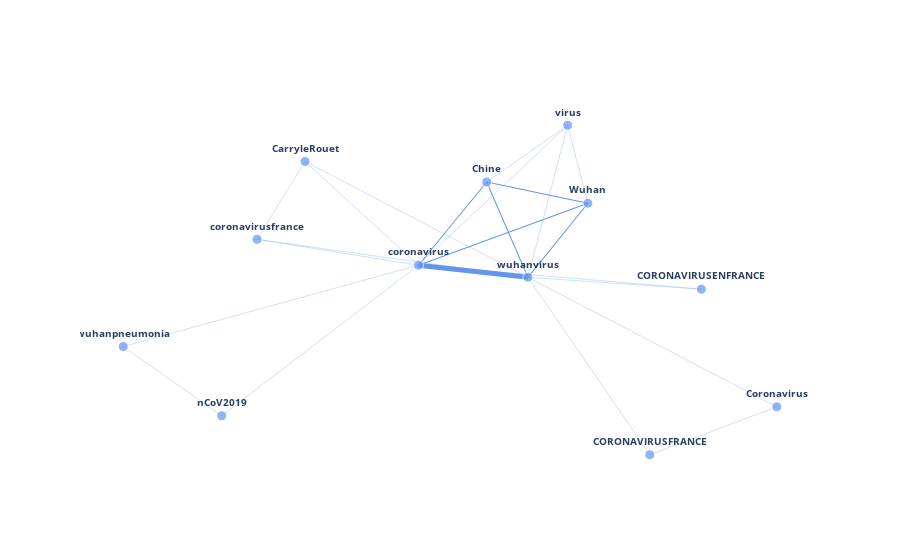

This figure's notebook cell:
### Code cell
import psutil
import numpy as np
import pandas as pd
import re 
import plotly.offline as py
import plotly.graph_objects as go
import networkx as nx
import time
import plotly.io as pio

print('start', time.ctime())
network = nx.Graph()

df = pd.read_csv('filtered_jan.csv', sep=",")
total_row = df.shape[0]

# load edges and nodes
for i in range(total_row):
    subset = df.iloc[i]['hashtags']
    tokens = str(subset).split(' ')
    for j in range(len(tokens)):
        for k in range(j+1, len(tokens)):
            if network.has_edge(tokens[j], tokens[k]):
                network[tokens[j]][tokens[k]]['weight'] += 1
            else:
                network.add_edge(tokens[j], tokens[k])
                network[tokens[j]][tokens[k]]['weight'] = 1

nx.set_node_attributes(network, 2, 'size')

                
pos_ = nx.spring_layout(network)
def make_edge(x, y, text, width):
    return  go.Scatter(x         = x,
                       y         = y,
                       line      = dict(width = width,
                                   color = 'cornflowerblue'),
                       hoverinfo = 'text',
                       text      = ([text]),
                       mode      = 'lines')
edge_trace = []
for edge in network.edges():
    if 'weight' in network.edges()[edge]:
        tag_1 = edge[0]
        tag_2 = edge[1]
        x0, y0 = pos_[tag_1]
        x1, y1 = pos_[tag_2]
        text   = tag_1 + '--' + tag_2 + ': ' + str(network.edges()[edge]['weight'])
        trace  = make_edge([x0, x1, None], [y0, y1, None], text, 
                           width = 0.3*network.edges()[edge]['weight']**1.75)
    edge_trace.append(trace)
node_trace = go.Scatter(x         = [],
                        y         = [],
                        text      = [],
                        textposition = "top center",
                        textfont_size = 10,
                        mode      = 'markers+text',
                        hoverinfo = 'none',
                        marker    = dict(color = [],
                                         size  = [],
                                         line  = None))
# For each node in midsummer, get the position and size and add to the node_trace
for node in network.nodes():
    x, y = pos_[node]
    node_trace['x'] += tuple([x])
    node_trace['y'] += tuple([y])
    node_trace['marker']['color'] += tuple(['cornflowerblue'])
    node_trace['marker']['size'] += tuple([5*network.nodes()[node]['size']])
    node_trace['text'] += tuple(['<b>' + node + '</b>'])
    
# Customize layout
layout = go.Layout(
    paper_bgcolor='rgba(0,0,0,0)', # transparent background
    plot_bgcolor='rgba(0,0,0,0)', # transparent 2nd background
    xaxis =  {'showgrid': False, 'zeroline': False}, # no gridlines
    yaxis = {'showgrid': False, 'zeroline': False}, # no gridlines
)
# Create figure
fig = go.Figure(layout = layout)
# Add all edge traces
for trace in edge_trace:
    fig.add_trace(trace)
# Add node trace
fig.add_trace(node_trace)
# Remove legend
fig.update_layout(showlegend = False)
# Remove tick labels
fig.update_xaxes(showticklabels = False)
fig.update_yaxes(showticklabels = False)


pio.orca.config.executable = '/Users/yannading/miniconda3/bin/orca'
py.plot(fig, filename='filtered_jan.html')
fig.show()

print('end', time.ctime())

### Figure 1 — Plotly figure (JSON) as saved in the notebook; plotly's stock layout.template omitted (floating-point values rounded to 4 significant figures)
{"data": [{"hoverinfo": "text", "line": {"color": "cornflowerblue", "width": 1.009}, "mode": "lines", "text": ["Chine--coronavirus: 2"], "type": "scatter", "x": [0.05234, -0.1452, null], "y": [0.4645, 0.07238, null]}, {"hoverinfo": "text", "line": {"color": "cornflowerblue", "width": 1.009}, "mode": "lines", "text": ["Chine--Wuhan: 2"], "type": "scatter", "x": [0.05234, 0.3453, null], "y": [0.4645, 0.3645, null]}, {"hoverinfo": "text", "line": {"color": "cornflowerblue", "width": 0.3}, "mode": "lines", "text": ["Chine--virus: 1"], "type": "scatter", "x": [0.05234, 0.2867, null], "y": [0.4645, 0.7319, null]}, {"hoverinfo": "text", "line": {"color": "cornflowerblue", "width": 1.009}, "mode": "lines", "text": ["Chine--wuhanvirus: 2"], "type": "scatter", "x": [0.05234, 0.1716, null], "y": [0.4645, 0.01536, null]}, {"hoverinfo": "text", "line": {"color": "cornflowerblue", "width": 1.009}, "mode": "lines", "text": ["coronavirus--Wuhan: 2"], "type": "scatter", "x": [-0.1452, 0.3453, null], "y": [0.07238, 0.3645, null]}, {"hoverinfo": "text", "line": {"color": "cornflowerblue", "width": 0.3}, "mode": "lines", "text": ["coronavirus--virus: 1"], "type": "scatter", "x": [-0.1452, 0.2867, null], "y": [0.07238, 0.7319, null]}, {"hoverinfo": "text", "line": {"color": "cornflowerblue", "width": 5.016}, "mode": "lines", "text": ["coronavirus--wuhanvirus: 5"], "type": "scatter", "x": [-0.1452, 0.1716, null], "y": [0.07238, 0.01536, null]}, {"hoverinfo": "text", "line": {"color": "cornflowerblue", "width": 0.3}, "mode": "lines", "text": ["coronavirus--CORONAVIRUSENFRANCE: 1"], "type": "scatter", "x": [-0.1452, 0.6739, null], "y": [0.07238, -0.04046, null]}, {"hoverinfo": "text", "line": {"color": "cornflowerblue", "width": 0.3}, "mode": "lines", "text": ["coronavirus--wuhanpneumonia: 1"], "type": "scatter", "x": [-0.1452, -1, null], "y": [0.07238, -0.3108, null]}, {"hoverinfo": "text", "line": {"color": "cornflowerblue", "width": 0.3}, "mode": "lines", "text": ["coronavirus--nCoV2019: 1"], "type": "scatter", "x": [-0.1452, -0.7151, null], "y": [0.07238, -0.6371, null]}, {"hoverinfo": "text", "line": {"color": "cornflowerblue", "width": 0.3}, "mode": "lines", "text": ["coronavirus--CarryleRouet: 1"], "type": "scatter", "x": [-0.1452, -0.4738, null], "y": [0.07238, 0.5611, null]}, {"hoverinfo": "text", "line": {"color": "cornflowerblue", "width": 0.3}, "mode": "lines", "text": ["coronavirus--coronavirusfrance: 1"], "type": "scatter", "x": [-0.1452, -0.6125, null], "y": [0.07238, 0.1942, null]}, {"hoverinfo": "text", "line": {"color": "cornflowerblue", "width": 0.3}, "mode": "lines", "text": ["Wuhan--virus: 1"], "type": "scatter", "x": [0.3453, 0.2867, null], "y": [0.3645, 0.7319, null]}, {"hoverinfo": "text", "line": {"color": "cornflowerblue", "width": 1.009}, "mode": "lines", "text": ["Wuhan--wuhanvirus: 2"], "type": "scatter", "x": [0.3453, 0.1716, null], "y": [0.3645, 0.01536, null]}, {"hoverinfo": "text", "line": {"color": "cornflowerblue", "width": 0.3}, "mode": "lines", "text": ["virus--wuhanvirus: 1"], "type": "scatter", "x": [0.2867, 0.1716, null], "y": [0.7319, 0.01536, null]}, {"hoverinfo": "text", "line": {"color": "cornflowerblue", "width": 0.3}, "mode": "lines", "text": ["wuhanvirus--CORONAVIRUSFRANCE: 1"], "type": "scatter", "x": [0.1716, 0.5245, null], "y": [0.01536, -0.8208, null]}, {"hoverinfo": "text", "line": {"color": "cornflowerblue", "width": 0.3}, "mode": "lines", "text": ["wuhanvirus--Coronavirus: 1"], "type": "scatter", "x": [0.1716, 0.8921, null], "y": [0.01536, -0.5949, null]}, {"hoverinfo": "text", "line": {"color": "cornflowerblue", "width": 0.3}, "mode": "lines", "text": ["wuhanvirus--CORONAVIRUSENFRANCE: 1"], "type": "scatter", "x": [0.1716, 0.6739, null], "y": [0.01536, -0.04046, null]}, {"hoverinfo": "text", "line": {"color": "cornflowerblue", "width": 0.3}, "mode": "lines", "text": ["wuhanvirus--CarryleRouet: 1"], "type": "scatter", "x": [0.1716, -0.4738, null], "y": [0.01536, 0.5611, null]}, {"hoverinfo": "text", "line": {"color": "cornflowerblue", "width": 0.3}, "mode": "lines", "text": ["wuhanvirus--coronavirusfrance: 1"], "type": "scatter", "x": [0.1716, -0.6125, null], "y": [0.01536, 0.1942, null]}, {"hoverinfo": "text", "line": {"color": "cornflowerblue", "width": 0.3}, "mode": "lines", "text": ["CORONAVIRUSFRANCE--Coronavirus: 1"], "type": "scatter", "x": [0.5245, 0.8921, null], "y": [-0.8208, -0.5949, null]}, {"hoverinfo": "text", "line": {"color": "cornflowerblue", "width": 0.3}, "mode": "lines", "text": ["wuhanpneumonia--nCoV2019: 1"], "type": "scatter", "x": [-1, -0.7151, null], "y": [-0.3108, -0.6371, null]}, {"hoverinfo": "text", "line": {"color": "cornflowerblue", "width": 0.3}, "mode": "lines", "text": ["CarryleRouet--coronavirusfrance: 1"], "type": "scatter", "x": [-0.4738, -0.6125, null], "y": [0.5611, 0.1942, null]}, {"hoverinfo": "none", "marker": {"color": ["cornflowerblue", "cornflowerblue", "cornflowerblue", "cornflowerblue", "cornflowerblue", "cornflowerblue", "cornflowerblue", "cornflowerblue", "cornflowerblue", "cornflowerblue", "cornflowerblue", "cornflowerblue"], "size": [10, 10, 10, 10, 10, 10, 10, 10, 10, 10, 10, 10]}, "mode": "markers+text", "text": ["<b>Chine</b>", "<b>coronavirus</b>", "<b>Wuhan</b>", "<b>virus</b>", "<b>wuhanvirus</b>", "<b>CORONAVIRUSFRANCE</b>", "<b>Coronavirus</b>", "<b>CORONAVIRUSENFRANCE</b>", "<b>wuhanpneumonia</b>", "<b>nCoV2019</b>", "<b>CarryleRouet</b>", "<b>coronavirusfrance</b>"], "textfont": {"size": 10}, "textposition": "top center", "type": "scatter", "x": [0.05234, -0.1452, 0.3453, 0.2867, 0.1716, 0.5245, 0.8921, 0.6739, -1, -0.7151, -0.4738, -0.6125], "y": [0.4645, 0.07238, 0.3645, 0.7319, 0.01536, -0.8208, -0.5949, -0.04046, -0.3108, -0.6371, 0.5611, 0.1942]}], "layout": {"paper_bgcolor": "rgba(0,0,0,0)", "plot_bgcolor": "rgba(0,0,0,0)", "showlegend": false, "xaxis": {"showgrid": false, "showticklabels": false, "zeroline": false}, "yaxis": {"showgrid": false, "showticklabels": false, "zeroline": false}}}
